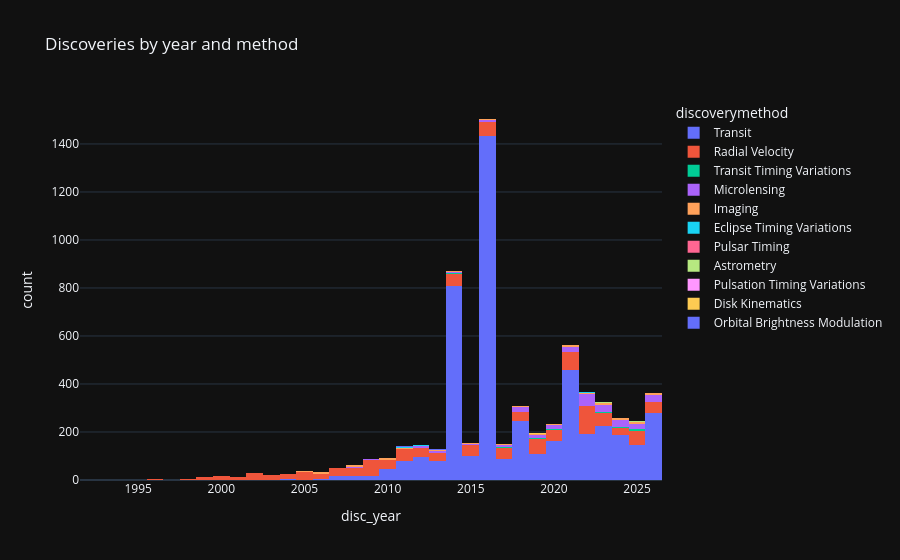

Notebook code cell kept with this figure:
### Code cell
# Occurrence by discovery method and year
fig = px.histogram(df, x='disc_year', color='discoverymethod',
                   title='Discoveries by year and method', template='plotly_dark')
fig.show()

### Figure 1 — Plotly figure (JSON) as saved in the notebook; plotly's stock layout.template omitted (floating-point values rounded to 4 significant figures; data arrays with more than 128 entries replaced by an {"elided": "..."} marker saying what was removed)
{"data": [{"bingroup": "x", "hovertemplate": "discoverymethod=Transit<br>disc_year=%{x}<br>count=%{y}<extra></extra>", "legendgroup": "Transit", "marker": {"color": "#636efa", "pattern": {"shape": ""}}, "name": "Transit", "orientation": "v", "showlegend": true, "type": "histogram", "x": {"elided": "4785 int values"}, "xaxis": "x", "yaxis": "y"}, {"bingroup": "x", "hovertemplate": "discoverymethod=Radial Velocity<br>disc_year=%{x}<br>count=%{y}<extra></extra>", "legendgroup": "Radial Velocity", "marker": {"color": "#EF553B", "pattern": {"shape": ""}}, "name": "Radial Velocity", "orientation": "v", "showlegend": true, "type": "histogram", "x": {"elided": "1204 int values"}, "xaxis": "x", "yaxis": "y"}, {"bingroup": "x", "hovertemplate": "discoverymethod=Transit Timing Variations<br>disc_year=%{x}<br>count=%{y}<extra></extra>", "legendgroup": "Transit Timing Variations", "marker": {"color": "#00cc96", "pattern": {"shape": ""}}, "name": "Transit Timing Variations", "orientation": "v", "showlegend": true, "type": "histogram", "x": [2023, 2023, 2024, 2026, 2022, 2026, 2022, 2012, 2024, 2025, 2025, 2014, 2021, 2014, 2016, 2017, 2024, 2013, 2019, 2024, 2025, 2025, 2025, 2011, 2023, 2025, 2020, 2018, 2014], "xaxis": "x", "yaxis": "y"}, {"bingroup": "x", "hovertemplate": "discoverymethod=Microlensing<br>disc_year=%{x}<br>count=%{y}<extra></extra>", "legendgroup": "Microlensing", "marker": {"color": "#ab63fa", "pattern": {"shape": ""}}, "name": "Microlensing", "orientation": "v", "showlegend": true, "type": "histogram", "x": {"elided": "292 int values"}, "xaxis": "x", "yaxis": "y"}, {"bingroup": "x", "hovertemplate": "discoverymethod=Imaging<br>disc_year=%{x}<br>count=%{y}<extra></extra>", "legendgroup": "Imaging", "marker": {"color": "#FFA15A", "pattern": {"shape": ""}}, "name": "Imaging", "orientation": "v", "showlegend": true, "type": "histogram", "x": [2015, 2026, 2024, 2018, 2004, 2021, 2023, 2024, 2019, 2014, 2013, 2024, 2025, 2017, 2006, 2025, 2018, 2008, 2026, 2023, 2025, 2025, 2004, 2025, 2023, 2022, 2023, 2013, 2010, 2019, 2013, 2024, 2013, 2024, 2024, 2008, 2024, 2011, 2019, 2022, 2011, 2024, 2024, 2006, 2012, 2023, 2021, 2008, 2017, 2016, 2026, 2010, 2010, 2024, 2013, 2021, 2025, 2025, 2013, 2006, 2026, 2023, 2022, 2022, 2007, 2008, 2010, 2015, 2021, 2024, 2026, 2006, 2015, 2008, 2017, 2025, 2014, 2020, 2015, 2010, 2008, 2004, 2019, 2020, 2012, 2010, 2020, 2018, 2015, 2008, 2013, 2005, 2026, 2006, 2021, 2016, 2023, 2026], "xaxis": "x", "yaxis": "y"}, {"bingroup": "x", "hovertemplate": "discoverymethod=Eclipse Timing Variations<br>disc_year=%{x}<br>count=%{y}<extra></extra>", "legendgroup": "Eclipse Timing Variations", "marker": {"color": "#19d3f3", "pattern": {"shape": ""}}, "name": "Eclipse Timing Variations", "orientation": "v", "showlegend": true, "type": "histogram", "x": [2011, 2009, 2019, 2011, 2010, 2017, 2012, 2022, 2018, 2011, 2011, 2023, 2010, 2022, 2011, 2019, 2015], "xaxis": "x", "yaxis": "y"}, {"bingroup": "x", "hovertemplate": "discoverymethod=Pulsar Timing<br>disc_year=%{x}<br>count=%{y}<extra></extra>", "legendgroup": "Pulsar Timing", "marker": {"color": "#FF6692", "pattern": {"shape": ""}}, "name": "Pulsar Timing", "orientation": "v", "showlegend": true, "type": "histogram", "x": [1992, 1992, 2017, 1994, 2024, 2017, 2011, 2003], "xaxis": "x", "yaxis": "y"}, {"bingroup": "x", "hovertemplate": "discoverymethod=Astrometry<br>disc_year=%{x}<br>count=%{y}<extra></extra>", "legendgroup": "Astrometry", "marker": {"color": "#B6E880", "pattern": {"shape": ""}}, "name": "Astrometry", "orientation": "v", "showlegend": true, "type": "histogram", "x": [2025, 2022, 2025, 2013, 2025, 2023], "xaxis": "x", "yaxis": "y"}, {"bingroup": "x", "hovertemplate": "discoverymethod=Pulsation Timing Variations<br>disc_year=%{x}<br>count=%{y}<extra></extra>", "legendgroup": "Pulsation Timing Variations", "marker": {"color": "#FF97FF", "pattern": {"shape": ""}}, "name": "Pulsation Timing Variations", "orientation": "v", "showlegend": true, "type": "histogram", "x": [2007, 2016], "xaxis": "x", "yaxis": "y"}, {"bingroup": "x", "hovertemplate": "discoverymethod=Disk Kinematics<br>disc_year=%{x}<br>count=%{y}<extra></extra>", "legendgroup": "Disk Kinematics", "marker": {"color": "#FECB52", "pattern": {"shape": ""}}, "name": "Disk Kinematics", "orientation": "v", "showlegend": true, "type": "histogram", "x": [2019], "xaxis": "x", "yaxis": "y"}, {"bingroup": "x", "hovertemplate": "discoverymethod=Orbital Brightness Modulation<br>disc_year=%{x}<br>count=%{y}<extra></extra>", "legendgroup": "Orbital Brightness Modulation", "marker": {"color": "#636efa", "pattern": {"shape": ""}}, "name": "Orbital Brightness Modulation", "orientation": "v", "showlegend": true, "type": "histogram", "x": [2014, 2014, 2021, 2021, 2011, 2014, 2011, 2021, 2013], "xaxis": "x", "yaxis": "y"}], "layout": {"barmode": "relative", "legend": {"title": {"text": "discoverymethod"}, "tracegroupgap": 0}, "title": {"text": "Discoveries by year and method"}, "xaxis": {"anchor": "y", "domain": [0.0, 1.0], "title": {"text": "disc_year"}}, "yaxis": {"anchor": "x", "domain": [0.0, 1.0], "title": {"text": "count"}}}}
